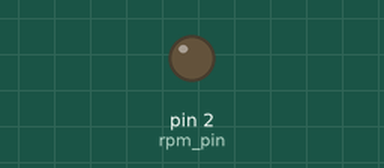
A sketch run on a simulated Arduino Uno, built with avr-gcc and run on an emulated ATmega328P. Shown: output pins drawn as LEDs (lit = HIGH). Random numbers use the default seed unless the sketch sets one; what the sketch prints to the serial monitor is not drawn.

Above: at 8.3 s.
At 16.69 s:
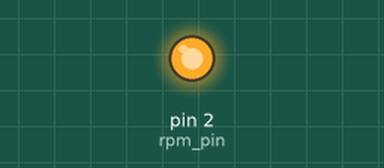
Timing chart, 0 to 21.7 s (numbered marks = the images above):
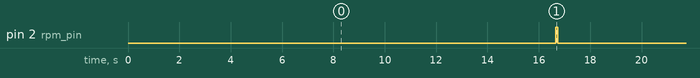

The sketch:

SignalGen.ino
```cpp
#include <Wire.h>
#include <Adafruit_MCP4725.h>
#include <arduino-timer.h>


#define rpm_pin 2
#define NOISE 20 //amount of background "knock" to add per 100 rpm, in 12 bit DAC steps
#define DAC_RESOLUTION (12)
#define KNOCK_CHANCE 100  //chance of knock per revolution e.g. 10 would be 1/10 chance, 20 would be 1/20 etc.
#define KNOCK_AMT_MAX 3000 //max knock signal (random)

uint32_t tHigh = 66;
uint32_t tLow = 16600;
uint32_t rpm = 2000;
float period = 16666;

Adafruit_MCP4725 dac;

Timer<3, micros> u_timer;


/*
   generate tachometer and knock signals
   2 pulses per crank revolution
*/
void setup()
{
  Serial.begin(115200);
  Serial.println("hello");
  dac.begin(0x60);
  Serial.println("hello");

  pinMode(rpm_pin, OUTPUT);
  Serial.println("enter rpm");
  u_timer.every(period, RpmSigPer);
  delay(tHigh);
  u_timer.every(period, setLow);
}

void loop()
{
  u_timer.tick();
}

void serialEvent() {
  if (Serial.available())
  {
    u_timer.cancel();
    String instr = Serial.readString();
    rpm = instr.toInt();
    period = 30000000.0 / float(rpm);
    tHigh = uint32_t(period * 0.01);
    tLow = uint32_t(period * 0.99);
    dac.setVoltage(constrain(NOISE * (rpm / 100), 0, 4095), false);
    u_timer.every(period, RpmSigPer);
    delay(tHigh);
    u_timer.every(period, setLow);
  }
}
/*
   run once every period
*/
bool RpmSigPer()
{
  if (1 == random(1, KNOCK_CHANCE))
  {
    //knock
    dac.setVoltage(constrain((NOISE * (rpm / 100)) + random(1000, KNOCK_AMT_MAX), 0, 4095), false);

  }
  digitalWrite(rpm_pin, HIGH);
  return true;
}

bool setLow()
{
  dac.setVoltage(constrain(NOISE * (rpm / 100), 0, 4095), false);
  digitalWrite(rpm_pin, LOW);
  return true;
}
```

Measured:
- by itself, pin 2 (rpm_pin): alternates HIGH for 0.07 s and LOW for 16.6 s
